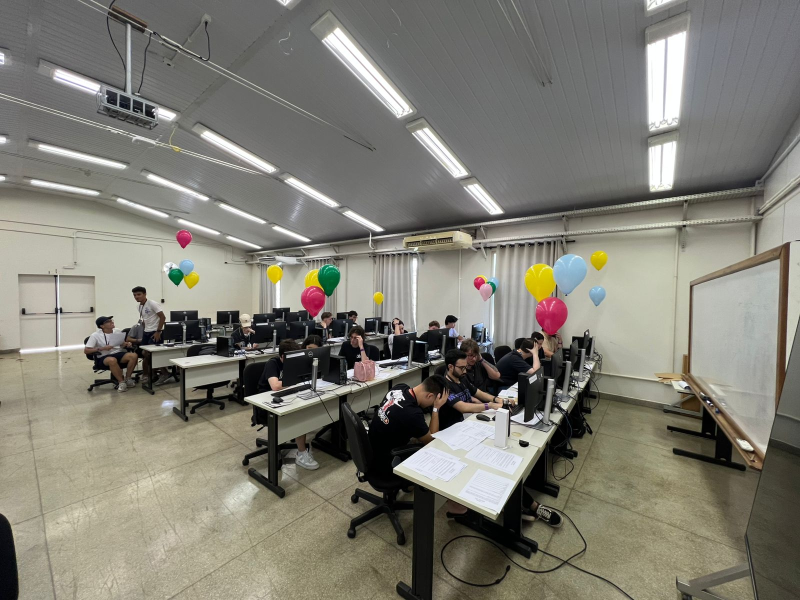
#> input picture baloes/Foto_Teste_2.jpeg, 1600 x 1200 px (shown at 1/2 size)
$ python -i preprocess.py   (imports and definitions only)
#> lines starting #> are read from the running program, lines starting #| are printed output that depends on the picture
#> further down, picture is the input picture: shape (1200, 1600, 3); mean B, G, R 116, 125.9, 128.1
"""Carregamento e pré-processamento de imagem para detecção de balões."""

import cv2
import numpy as np
from typing import Optional, Tuple


# [47 lines left out: function carregar_e_preprocessar, not called in this run]


def normalizar_iluminacao(bgr: np.ndarray) -> np.ndarray:
    """Normalização de iluminação obrigatória do pipeline v2.

    Gray-world white balance + CLAHE no canal V. Objetivo: fazer o resto do
    pipeline ver imagens parecidas mesmo com câmeras/iluminações diferentes —
    os limiares deixam de depender da cena.
    """
    bgr_wb = _gray_world_white_balance(bgr)
    hsv = cv2.cvtColor(bgr_wb, cv2.COLOR_BGR2HSV)
    hsv = _aplicar_clahe(hsv)
    return cv2.cvtColor(hsv, cv2.COLOR_HSV2BGR)


def _gray_world_white_balance(bgr: np.ndarray, ganho_max: float = 1.25) -> np.ndarray:
    """Gray-world white balance com ganhos limitados.

    Sem o limite, cenas dominadas por uma cor quente (paredes creme) recebem
    correções agressivas que distorcem os matizes dos objetos (rosa→violeta).
    O clamp em [1/ganho_max, ganho_max] corrige o cast sem reescrever a cena.
    """
#> called with ganho_max = 1.25
    resultado = bgr.astype(np.float32)
    media_global = resultado.mean()
#> media_global = 123.3
    for canal in range(3):
        media_canal = resultado[:, :, canal].mean()
        if media_canal > 0:
            ganho = media_global / media_canal
            ganho = min(max(ganho, 1.0 / ganho_max), ganho_max)
            resultado[:, :, canal] *= ganho
#> this loop made 3 passes
#> (media_canal, ganho) on passes 1 to 3: (116, 1.06), (125.9, 0.98), (128.1, 0.963)
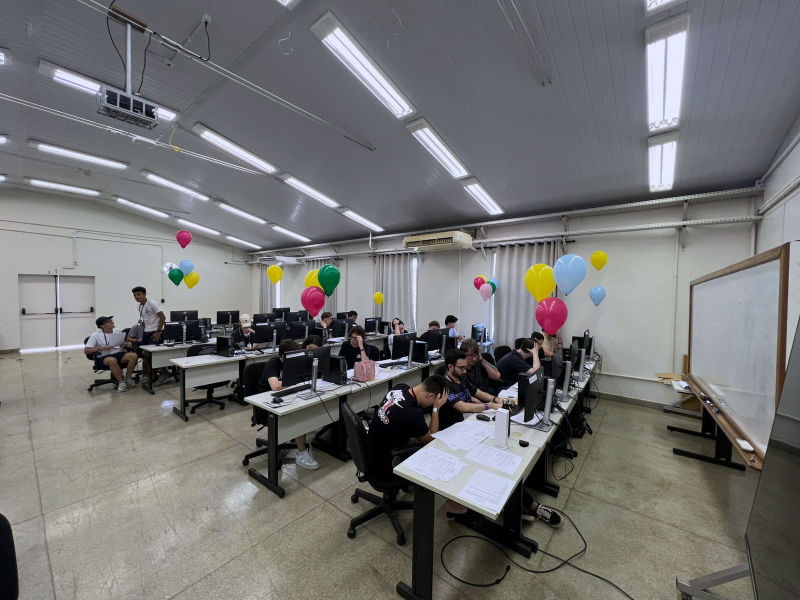
#> resultado: shape (1200, 1600, 3) float32 (shown at 1/2 size); mean B, G, R 123.4, 123.2, 123.3; drawn with min black and max white
    return np.clip(resultado, 0, 255).astype(np.uint8)
#> in normalizar_iluminacao, `hsv = cv2.cvtColor(bgr_wb, cv2.COLOR_BGR2HSV)`: hsv: shape (1200, 1600, 3); mean H, S, V 78.1, 32.7, 129.1


def _aplicar_clahe(hsv: np.ndarray) -> np.ndarray:
    """Aplica CLAHE no canal V do espaço HSV."""
    clahe = cv2.createCLAHE(clipLimit=2.0, tileGridSize=(8, 8))
    h, s, v = cv2.split(hsv)
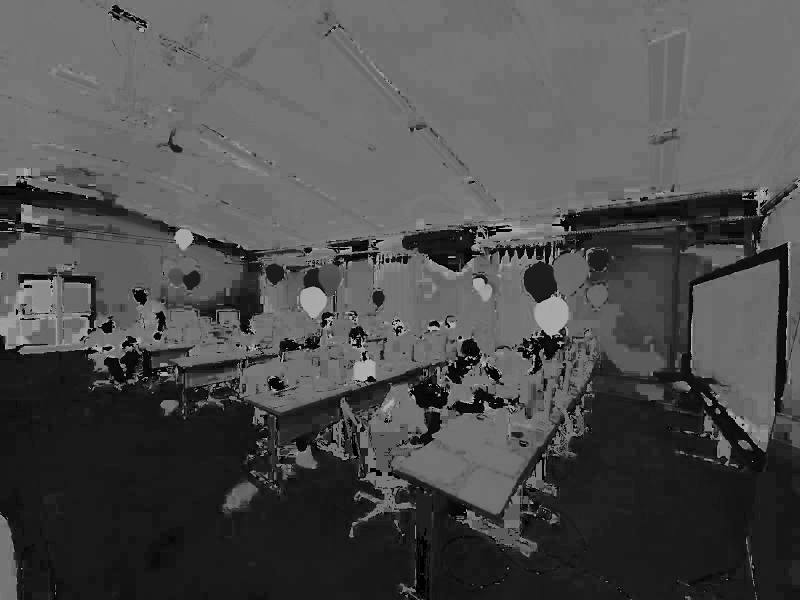
#> h: shape (1200, 1600) (shown at 1/2 size); min 0, max 179, mean 78.1
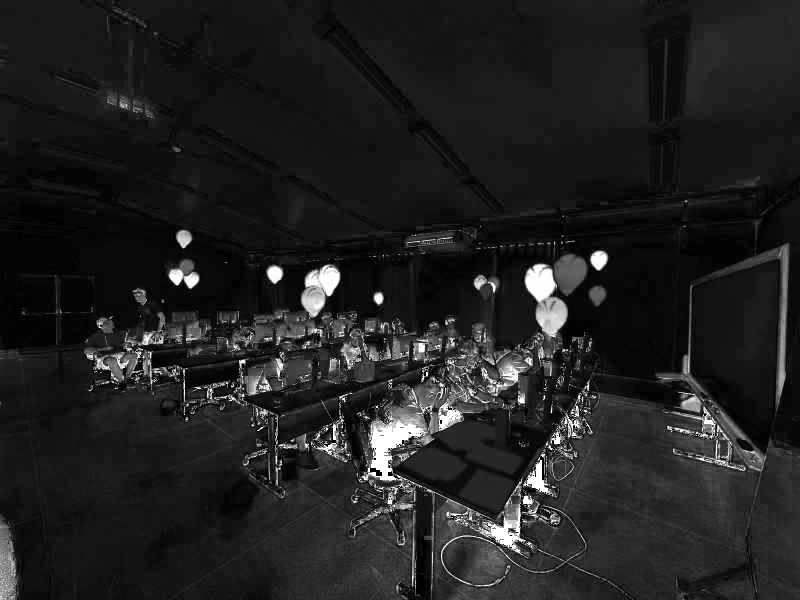
#> s: shape (1200, 1600) (shown at 1/2 size); min 0, max 255, mean 32.7
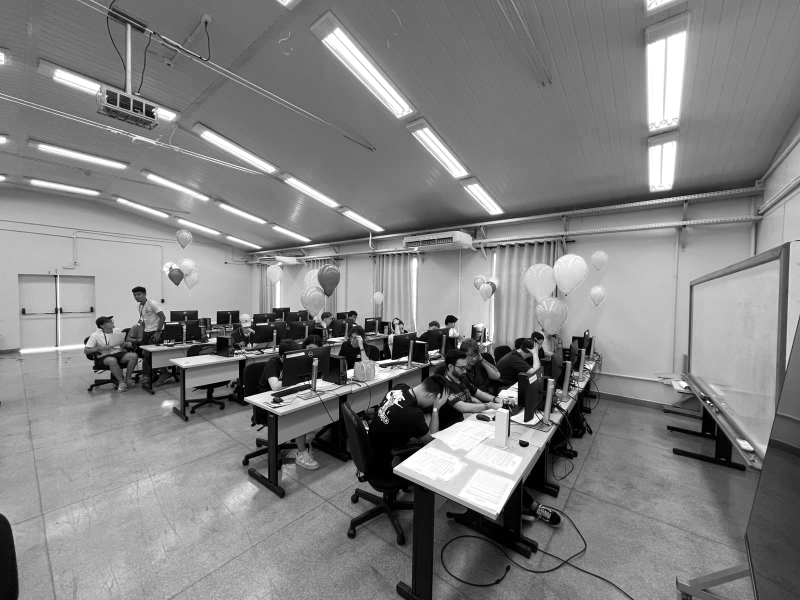
#> v: shape (1200, 1600) (shown at 1/2 size); min 0, max 255, mean 129.1
    v_equalizado = clahe.apply(v)
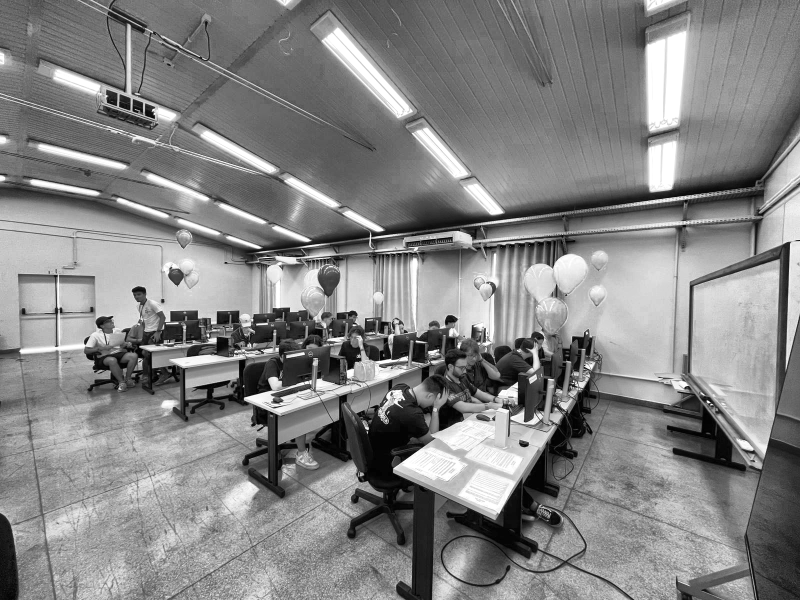
#> v_equalizado: shape (1200, 1600) (shown at 1/2 size); min 0, max 255, mean 133
    return cv2.merge([h, s, v_equalizado])
#> returned value: shape (1200, 1600, 3); mean H, S, V 78.1, 32.7, 133

>>> import cv2
>>> picture = cv2.imread('../Foto_Teste_2.jpeg')
>>> result = normalizar_iluminacao(picture)
#> in normalizar_iluminacao, `return cv2.cvtColor(hsv, cv2.COLOR_HSV2BGR)`:
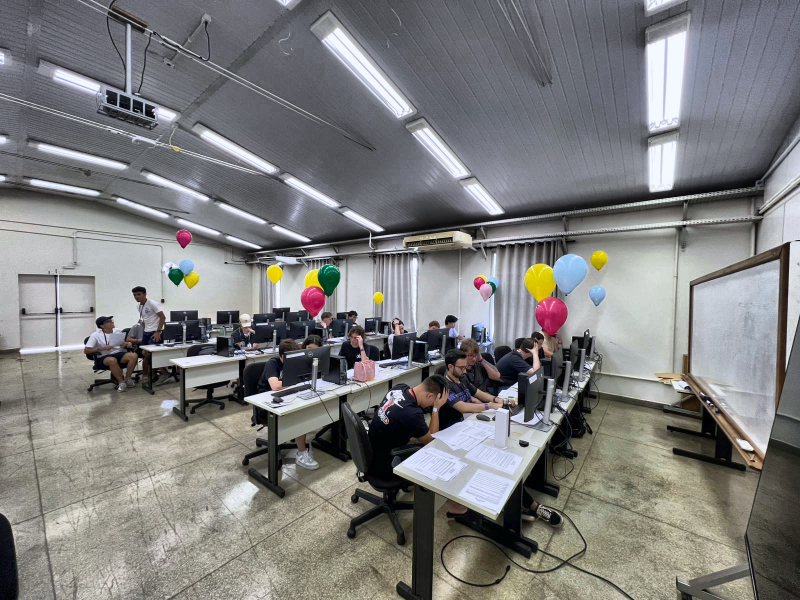
#> returned value: shape (1200, 1600, 3) (shown at 1/2 size); mean B, G, R 125.7, 125.9, 126.1

$ run again, on baloes/Foto_teste.jpeg
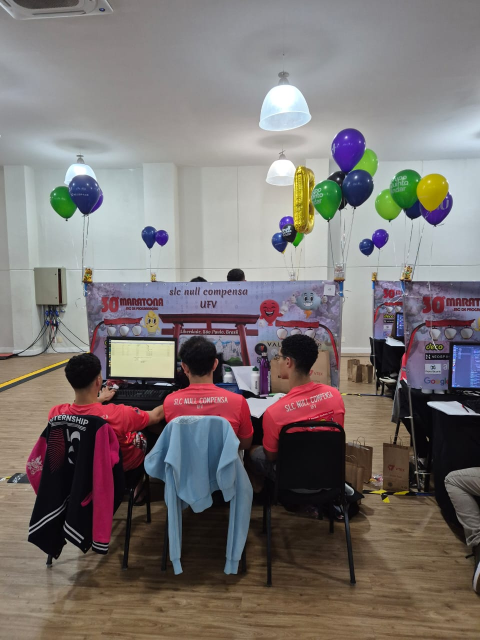
#> input picture baloes/Foto_teste.jpeg, 960 x 1280 px (shown at 1/2 size)
#> picture is the input picture: shape (1280, 960, 3); mean B, G, R 113.7, 115.3, 122.6
#> media_global = 117.2
#> the loop in _gray_world_white_balance, `for canal in range(3):` made 3 passes
#> (media_canal, ganho) on passes 1 to 3: (113.7, 1.03), (115.3, 1.02), (122.6, 0.956)
#> hsv: shape (1280, 960, 3); mean H, S, V 82.8, 62.8, 130.5
#> in _aplicar_clahe, `v_equalizado = clahe.apply(v)`:
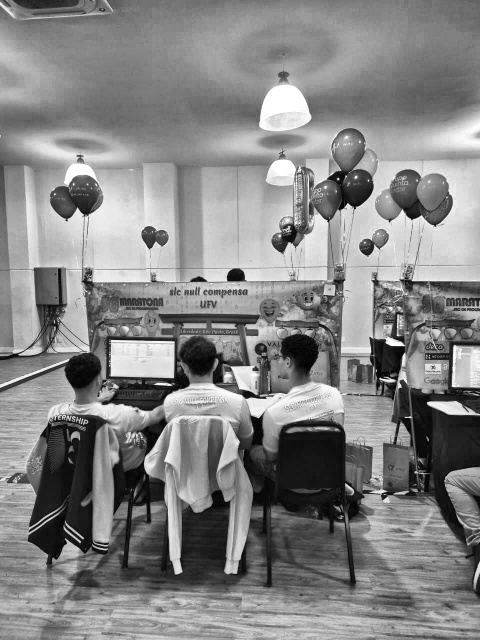
#> v_equalizado: shape (1280, 960) (shown at 1/2 size); min 0, max 255, mean 132.9
#> in normalizar_iluminacao, `return cv2.cvtColor(hsv, cv2.COLOR_HSV2BGR)`:
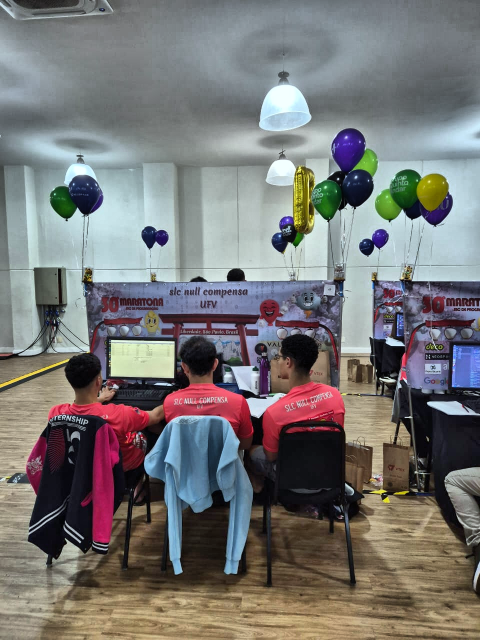
#> returned value: shape (1280, 960, 3) (shown at 1/2 size); mean B, G, R 117, 117.8, 119.3

$ run again, on baloes/WhatsApp Image 2026-06-26 at 16.26.45.jpeg
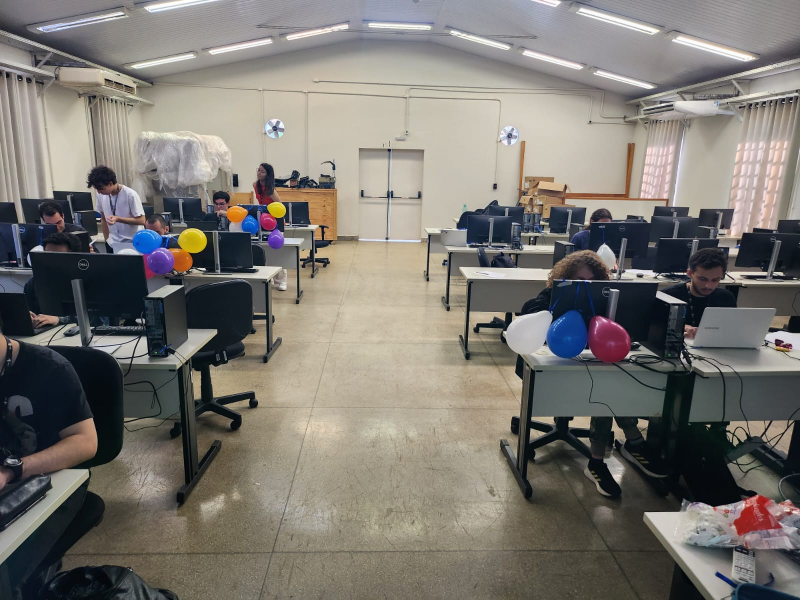
#> input picture baloes/WhatsApp Image 2026-06-26 at 16.26.45.jpeg, 1600 x 1200 px (shown at 1/2 size)
#> picture is the input picture: shape (1200, 1600, 3); mean B, G, R 113.2, 119.1, 122.9
#> media_global = 118.4
#> the loop in _gray_world_white_balance, `for canal in range(3):` made 3 passes
#> (media_canal, ganho) on passes 1 to 3: (113.2, 1.05), (119.1, 0.994), (122.9, 0.964)
#> hsv: shape (1200, 1600, 3); mean H, S, V 68.6, 49.7, 125.8
#> in _aplicar_clahe, `h, s, v = cv2.split(hsv)`:
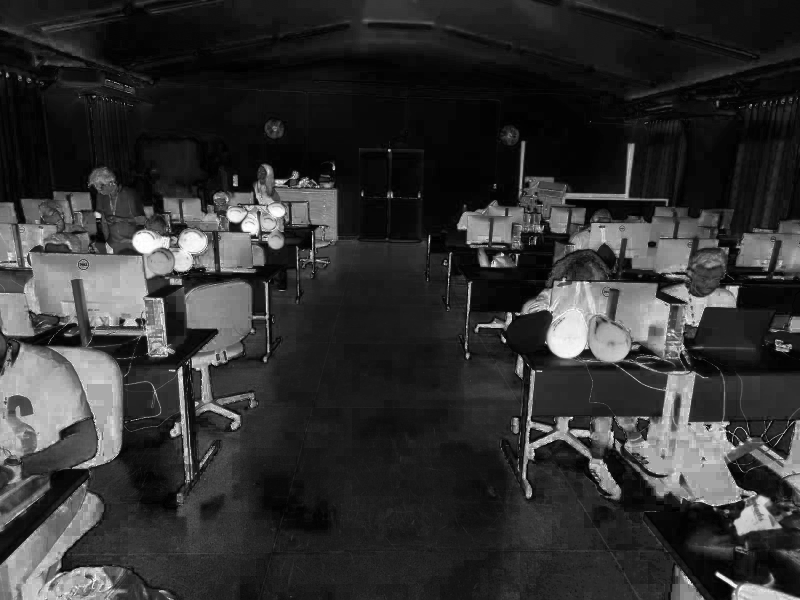
#> s: shape (1200, 1600) (shown at 1/2 size); min 0, max 255, mean 49.7
#> in normalizar_iluminacao, `return cv2.cvtColor(hsv, cv2.COLOR_HSV2BGR)`:
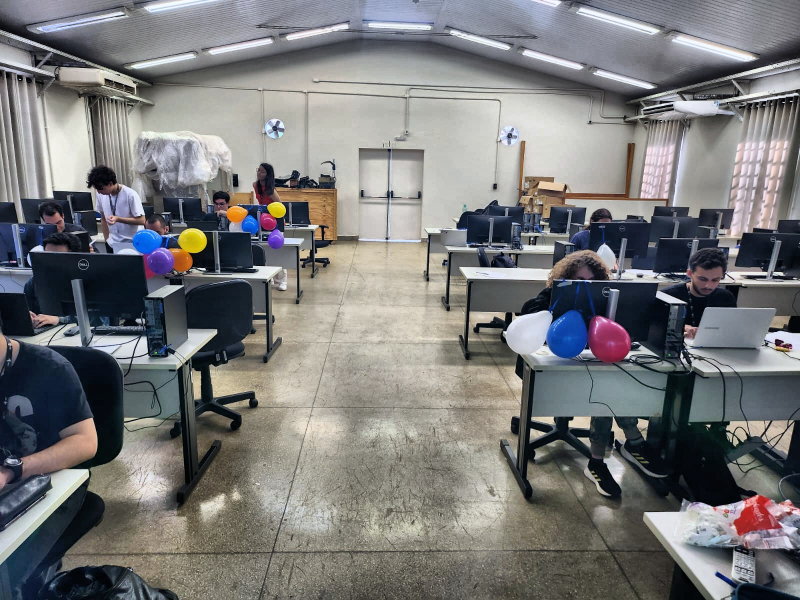
#> returned value: shape (1200, 1600, 3) (shown at 1/2 size); mean B, G, R 121.3, 121.1, 121.1
